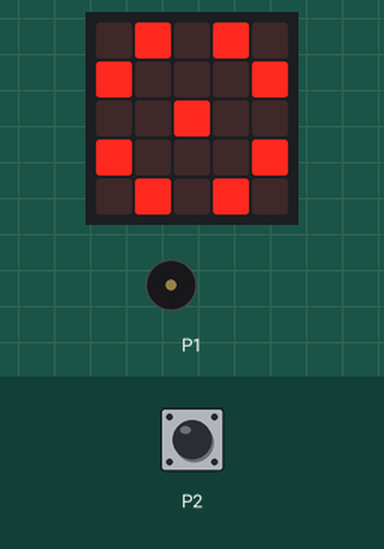
This program was run on a simulated BBC micro:bit (MakeCode). Parts: the board's 5×5 LED display, buzzer (waves = sounding). The inputs (shaded band) are chosen by the test bench; at power-on: P2 HIGH.

Above: at 1.6 s.
1.7 s: P2 pulled LOW for 0.15 s
At 2.4 s:
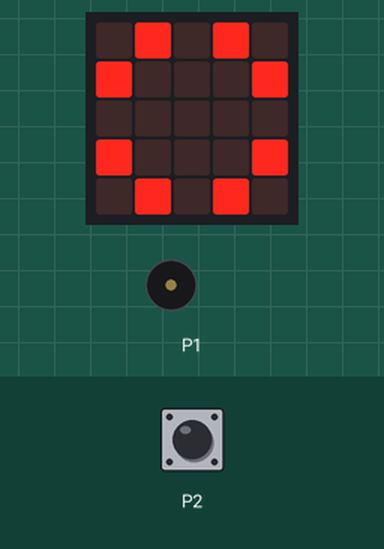
4.2 s: P2 pulled LOW for 3.2 s
At 8.3 s:
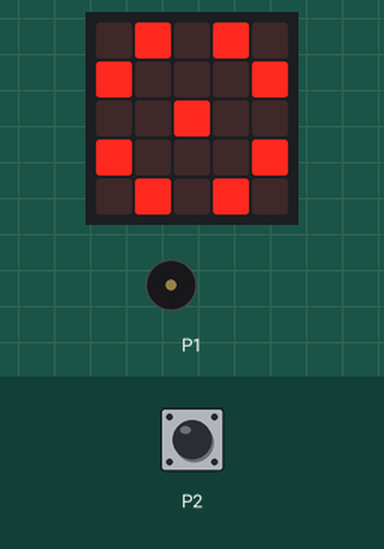
Timing chart, 0 to 9.8 s (numbered marks = the images above; inputs shaded):
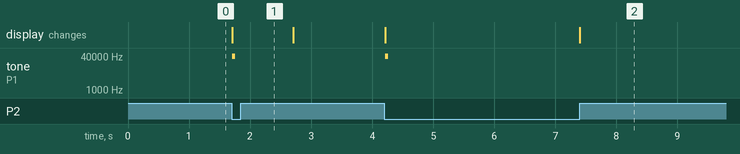

Measured:
- after the input at 1.7 s, tone on P1: silent → 38000 Hz at once, → silent 0.05 s later; the display: changes at once (image 1)
- after the input at 4.2 s, tone on P1: silent → 38000 Hz at once, → silent 0.05 s later; the display: first changes at once (image 2 shows a later state)

The program:

main.ts
```typescript
let nextTime = 0
pins.analogSetPitchPin(AnalogPin.P1)
pins.setPull(DigitalPin.P2, PinPullMode.PullUp)
let sTime = 50
let lTime = 1000
basic.showLeds(`
    . # . # .
    # . . . #
    . . # . .
    # . . . #
    . # . # .
    `)
basic.forever(function () {
    if (pins.digitalReadPin(DigitalPin.P2) == 0) {
        nextTime = input.runningTime() + lTime
        led.unplot(2, 2)
        pins.analogPitch(38000, sTime)
    }
    while (pins.digitalReadPin(DigitalPin.P2) == 0 || input.runningTime() < nextTime) {

    }
    led.plot(2, 2)
})
```

test.ts
```typescript
// テストはここに来ます。このパッケージが拡張機能として使用されるときにはコンパイルされません。
```
